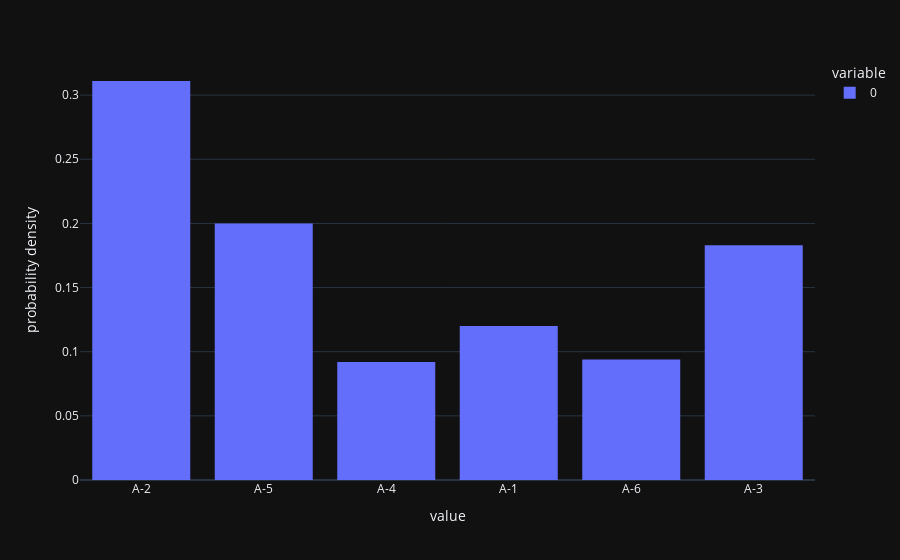

Notebook code cell kept with this figure:
### Markdown cell above
## 1° Construction de nos objets

### Code cell
class walkerTable():
    def __init__(self, distribution : (float), distribution_values : tuple):
        """construction de la table de walker.
        Distribution est un tuple qui contient notre distribution de probablité.
        Distribution_values est un tuple qui contient les valeurs associées a notre distribution de probablité."""

        assert len(distribution) == len(distribution_values), "Tuples de tailles differentes. \n" + str(len(distribution)) + "x" + str(len(distribution_values)) #verification d'usage. Il doit y avoir autant de valeurs que le cardinal de notre distribution.
        self.distribution_values = distribution_values
        self.distribution = distribution
        self.n = len(self.distribution)
        #dictionnaire de distributions. 
        self.dt_01 = dict(zip([i for i in range(self.n)],
                             [
                                 [self.distribution_values[k],
                              self.distribution[k]] for k in range(self.n)]
                             )
                         )
        #dictionnaire des distributions compilées.
        self.dt_02 = dict(zip([i for i in range(self.n)],
                             [
                                 [] for k in range(self.n)]
                             )
                         )
        H = [] #Cela doit etre une liste temporaire. Liste des distribution superieures a la moyenne.
        L = [] #Cela doit etre une liste temporaire. Liste des distribution inferieures a la moyenne.
        for k in range(self.n):
            var = self.distribution[k]*self.n
            if var < 1:
                L.append(k)
            elif var > 1:
                H.append(k)
        #Listes H et L remplies.
        while (H != []) and (L != []):
            up = H[0] #indice de la premiere distribution superieure a la moyenne.
            low = L[0] #indice de la premiere distribution superieure a la moyenne.
            self.dt_01[up][1] = self.dt_01[up][1] - (1/self.n - self.dt_01[low][1])
            self.dt_02[low].append(self.dt_01[up][0]) #on rajoute la valeur de la distribution compilée
            self.dt_02[low].append((1/self.n - self.dt_01[low][1])) #on rajoute sa probabilité
            L.pop(0) #La sortie de low de la liste L est certaine, mais celle de up ne l'est pas.
            if (self.dt_01[up][1]*self.n < 1):
                L.append(up)
                H.pop(0)
            elif (self.dt_01[up][1]*self.n == 1):
                H.pop(0)
            pass
    def __repr__(self):
        return "[Table de Walker] : \n" + "|" + "|".join([elt[0] + " : " + str(elt[1] + 0.0000000001)[:4] for elt in self.dt_01.values()]) + "|" + "\n" + "|" + "|".join([self.dt_02[key][0] + " : " + str(self.dt_02[key][1] + 0.0000000001)[:4] if self.dt_02[key] != [] else " "*(7 + len(self.dt_01[key][0])) for key in self.dt_02.keys()]) + "|" 
    def __str__(self):
        return "[Table de Walker] : \n" + "|" + "|".join([elt[0] + " : " + str(elt[1] + 0.0000000001)[:4] for elt in self.dt_01.values()]) + "|" + "\n" + "|" + "|".join([self.dt_02[key][0] + " : " + str(self.dt_02[key][1] + 0.0000000001)[:4] if self.dt_02[key] != [] else " "*(7 + len(self.dt_01[key][0])) for key in self.dt_02.keys()]) + "|"
    def run(self):
        """Simulation de la distribution de probabilité a support fini"""
        U = rd.random() #Loi uniforme sur [0,1]
        var = int(U*self.n) #Partie entiere d'une loi uniforme sur [|0,n-1|]
        #Loi de bernoulli
        if (self.dt_02[var] == []) or ((U*self.n - var) <= self.dt_01[var][1]*self.n):
            return self.dt_01[var][0]
        else:
            return self.dt_02[var][0]
    def empiricLikelihood(self, n=1000):
        """Affiche l'histogramme de notre distribution pour n simmulation"""
        assert n != 0, "distribution non spécifiée"
        fig = px.histogram([self.run() for k in range(n)], histnorm='probability density', template="plotly_dark")
        fig.show()
test = walkerTable((0.1,0.3,0.2,0.1,0.2,0.1),("A-1","A-2","A-3","A-4","A-5","A-6"))
print(test)
test.empiricLikelihood()

### Figure 1 — Plotly figure (JSON) as saved in the notebook; plotly's stock layout.template omitted (floating-point values rounded to 4 significant figures; data arrays with more than 128 entries replaced by an {"elided": "..."} marker saying what was removed)
{"data": [{"bingroup": "x", "histnorm": "probability density", "hovertemplate": "variable=0<br>value=%{x}<br>probability density=%{y}<extra></extra>", "legendgroup": "0", "marker": {"color": "#636efa", "pattern": {"shape": ""}}, "name": "0", "orientation": "v", "showlegend": true, "type": "histogram", "x": {"elided": "1000 str values"}, "xaxis": "x", "yaxis": "y"}], "layout": {"barmode": "relative", "legend": {"title": {"text": "variable"}, "tracegroupgap": 0}, "margin": {"t": 60}, "xaxis": {"anchor": "y", "domain": [0, 1], "title": {"text": "value"}}, "yaxis": {"anchor": "x", "domain": [0, 1], "title": {"text": "probability density"}}}}
